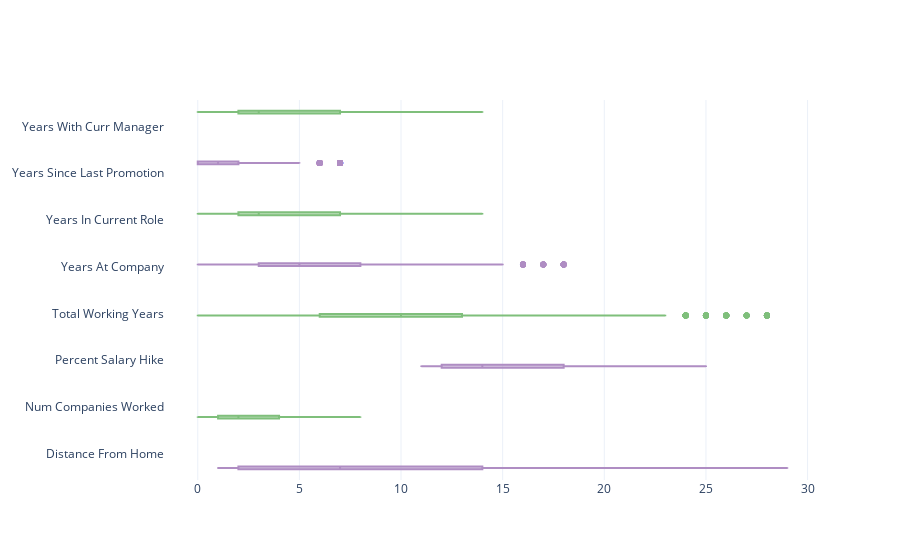

Write notebook code for a chart like this one.
### Code cell
fig = go.Figure()
for i in range(len(atts)): 
    fig.add_trace(go.Box(
        x=df[atts[i]],
        name=names[i],
        marker_color=colors[i]
    ))
fig.update_layout(
    xaxis=dict( zeroline=False),
    boxmode='group',
    template="plotly_white",
    showlegend=False
)
fig.update_traces(orientation='h') # horizontal box plots
fig.show()

### Figure 1 — Plotly figure (JSON) as saved in the notebook; plotly's stock layout.template omitted (floating-point values rounded to 4 significant figures; data arrays with more than 128 entries replaced by an {"elided": "..."} marker saying what was removed)
{"data": [{"marker": {"color": "#af8dc3"}, "name": "Distance From Home", "orientation": "h", "type": "box", "x": {"elided": "1470 int values"}}, {"marker": {"color": "#7fbf7b"}, "name": "Num Companies Worked", "orientation": "h", "type": "box", "x": {"elided": "1470 int values"}}, {"marker": {"color": "#af8dc3"}, "name": "Percent Salary Hike", "orientation": "h", "type": "box", "x": {"elided": "1470 int values"}}, {"marker": {"color": "#7fbf7b"}, "name": "Total Working Years", "orientation": "h", "type": "box", "x": {"elided": "1470 int values"}}, {"marker": {"color": "#af8dc3"}, "name": "Years At Company", "orientation": "h", "type": "box", "x": {"elided": "1470 int values"}}, {"marker": {"color": "#7fbf7b"}, "name": "Years In Current Role", "orientation": "h", "type": "box", "x": {"elided": "1470 int values"}}, {"marker": {"color": "#af8dc3"}, "name": "Years Since Last Promotion", "orientation": "h", "type": "box", "x": {"elided": "1470 int values"}}, {"marker": {"color": "#7fbf7b"}, "name": "Years With Curr Manager", "orientation": "h", "type": "box", "x": {"elided": "1470 int values"}}], "layout": {"boxmode": "group", "showlegend": false, "xaxis": {"zeroline": false}}}
